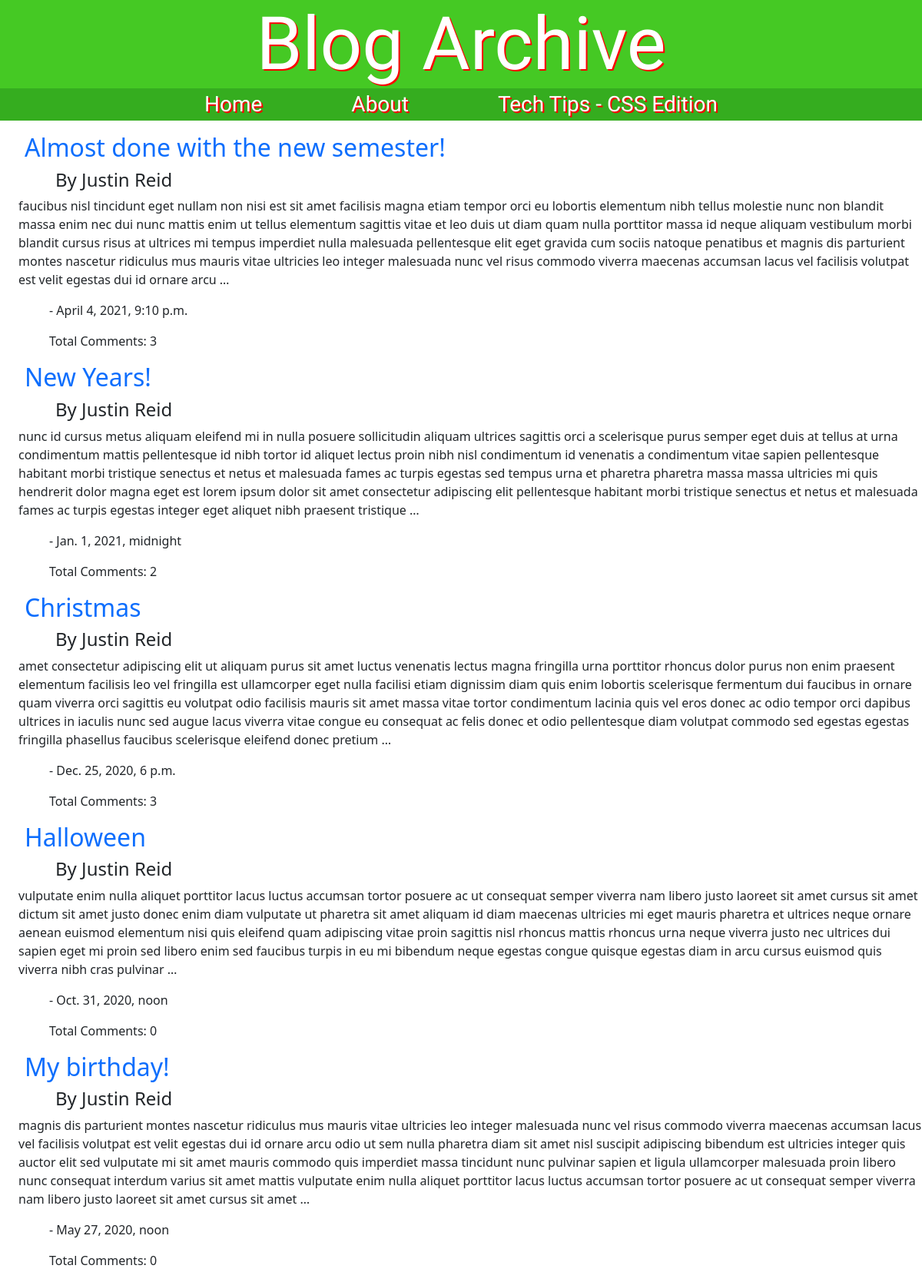
Page /archive/ on the committed database.
### blog/models.py (models this page shows)
class Blog(models.Model):
    title = models.CharField(max_length=128)
    author = models.CharField(max_length=128)
    content = models.TextField()
    posted = models.DateTimeField()
    num_of_comments = models.IntegerField(default=0)

### blog/views.py (the view)
# urls.py: path('archive/', views.archivePage, name='archive'),
def archivePage(request):
    latest_blogs_list = Blog.objects.order_by('posted')
    latest_comments_list = Comments.objects.order_by('blog')
    context = {'latest_blogs_list': reversed(latest_blogs_list),
               'latest_comments_list': latest_comments_list}
    return render(request, 'blog/archive.html', context)

### blog/templates/blog/archive.html (shortened to what this page needs)
{% load static %}
<!DOCTYPE html>
<html lang="en">
<head>
    <link href="https://cdn.jsdelivr.net/npm/bootstrap@5.0.0-beta2/dist/css/bootstrap.min.css" rel="stylesheet">
    <link rel="stylesheet" href="{% static 'blog/style.css' %}"/>
</head>
<body>
<h1>Blog Archive</h1>
        <div id="menuBar">
            <p id="menu">
                <a href="{% url 'home' %}" style="text-decoration: none;">Home</a>
                <a href="{% url 'about' %}" style="text-decoration: none;">About</a>
                <a href="{% url 'tips' %}" style="text-decoration: none;">Tech Tips - CSS Edition</a>
            </p>
        </div>
        <div>
            {% if latest_blogs_list %}
            {% for blog in latest_blogs_list %}
            <h2 style="margin-left: 1em"><a href="{% url 'entry' blog.id %}" style="text-decoration: none;">{{blog.title}}</a></h2>
            <h4 style="margin-left: 3em">By {{blog.author}}</h4>
            <p style="margin-left: 1.5em">{{blog.content|truncatewords:100}}</p>
            <p style="margin-left: 4em">- {{blog.posted}}</p>
            <p style="margin-left: 4em">Total Comments: {{blog.num_of_comments}}</p>
            {% endfor %}
            {% else %}
            <p>There are no blogs to view :(</p>
            {% endif %}
        </div>
</body>
</html>

### blog/static/blog/style.css (style rules this page uses)
h1 { text-align: center; color: white; font-size: 6em; background-color: rgb(69, 201, 36); margin-bottom: 0em; font-family: 'Changa', sans-serif; text-shadow: 2px 2px #ff0000; }
h2 { margin-left: 3em; }
h4 { margin-left: 6em; }
#menu > a { margin-left: 2em; margin-right: 2em; font-size: 1.75em; color: white; text-decoration: none; }
#menuBar { text-align: center; background-color: rgb(53, 173, 31); font-family: 'Changa', sans-serif; text-shadow: 2px 2px #ff0000; }

### rows in the picture
Blog: title "Almost done with the new semester!", author "Justin Reid", content "faucibus nisl tincidunt eget nullam non nisi est sit amet facilisis magna etiam tempor orci eu lobortis elementum nibh tellus molestie nunc non blandit massa enim nec dui nunc mattis enim ut tellus elementum sagittis vitae et leo duis ut diam quam nulla porttitor massa id neque aliquam vestibulum morbi blandit cursus risus at ultrices mi tempus imperdiet nulla malesuada pellentesque elit eget gravida cum sociis natoque penatibus et magnis dis parturient montes nascetur ridiculus mus mauris vitae ultricies leo integer malesuada nunc vel risus commodo viverra maecenas accumsan lacus vel facilisis volutpat est velit egestas dui id ornare arcu …", posted "April 4, 2021, 9:10 p.m.", num_of_comments "3"
Blog: title "New Years!", author "Justin Reid", content "nunc id cursus metus aliquam eleifend mi in nulla posuere sollicitudin aliquam ultrices sagittis orci a scelerisque purus semper eget duis at tellus at urna condimentum mattis pellentesque id nibh tortor id aliquet lectus proin nibh nisl condimentum id venenatis a condimentum vitae sapien pellentesque habitant morbi tristique senectus et netus et malesuada fames ac turpis egestas sed tempus urna et pharetra pharetra massa massa ultricies mi quis hendrerit dolor magna eget est lorem ipsum dolor sit amet consectetur adipiscing elit pellentesque habitant morbi tristique senectus et netus et malesuada fames ac turpis egestas integer eget aliquet nibh praesent tristique …", posted "Jan. 1, 2021, midnight", num_of_comments "2"
Blog: title "Christmas", author "Justin Reid", content "amet consectetur adipiscing elit ut aliquam purus sit amet luctus venenatis lectus magna fringilla urna porttitor rhoncus dolor purus non enim praesent elementum facilisis leo vel fringilla est ullamcorper eget nulla facilisi etiam dignissim diam quis enim lobortis scelerisque fermentum dui faucibus in ornare quam viverra orci sagittis eu volutpat odio facilisis mauris sit amet massa vitae tortor condimentum lacinia quis vel eros donec ac odio tempor orci dapibus ultrices in iaculis nunc sed augue lacus viverra vitae congue eu consequat ac felis donec et odio pellentesque diam volutpat commodo sed egestas egestas fringilla phasellus faucibus scelerisque eleifend donec pretium …", posted "Dec. 25, 2020, 6 p.m.", num_of_comments "3"
Blog: title "Halloween", author "Justin Reid", content "vulputate enim nulla aliquet porttitor lacus luctus accumsan tortor posuere ac ut consequat semper viverra nam libero justo laoreet sit amet cursus sit amet dictum sit amet justo donec enim diam vulputate ut pharetra sit amet aliquam id diam maecenas ultricies mi eget mauris pharetra et ultrices neque ornare aenean euismod elementum nisi quis eleifend quam adipiscing vitae proin sagittis nisl rhoncus mattis rhoncus urna neque viverra justo nec ultrices dui sapien eget mi proin sed libero enim sed faucibus turpis in eu mi bibendum neque egestas congue quisque egestas diam in arcu cursus euismod quis viverra nibh cras pulvinar …", posted "Oct. 31, 2020, noon", num_of_comments "0"
Blog: title "My birthday!", author "Justin Reid", content "magnis dis parturient montes nascetur ridiculus mus mauris vitae ultricies leo integer malesuada nunc vel risus commodo viverra maecenas accumsan lacus vel facilisis volutpat est velit egestas dui id ornare arcu odio ut sem nulla pharetra diam sit amet nisl suscipit adipiscing bibendum est ultricies integer quis auctor elit sed vulputate mi sit amet mauris commodo quis imperdiet massa tincidunt nunc pulvinar sapien et ligula ullamcorper malesuada proin libero nunc consequat interdum varius sit amet mattis vulputate enim nulla aliquet porttitor lacus luctus accumsan tortor posuere ac ut consequat semper viverra nam libero justo laoreet sit amet cursus sit amet …", posted "May 27, 2020, noon", num_of_comments "0"
